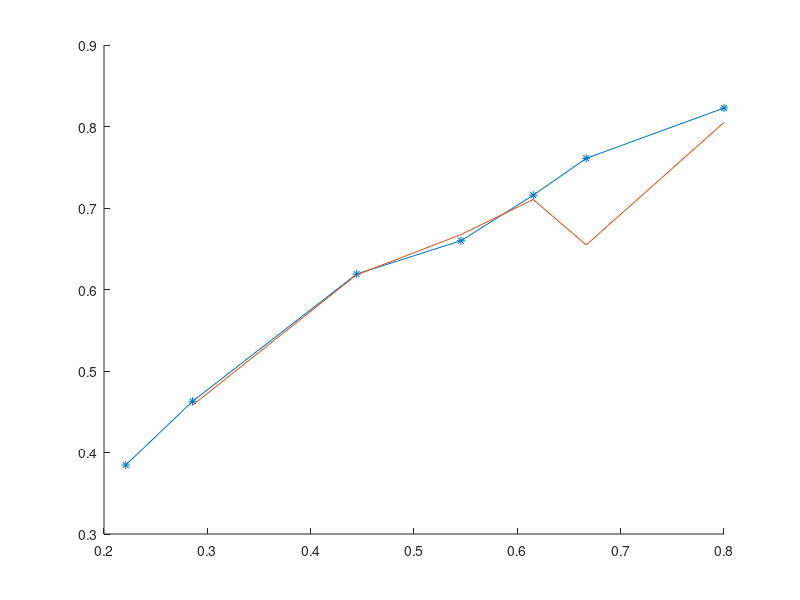

The MATLAB source for this figure:
AR=[2,1,0.8,0.6,0.4,0.2,0.141891892];
Dh=[ 0.224 0.24 0.307692308 0.381818182 0.448351648 0.571428571 0.654315789];
Dh2R=2./(2+1./AR)
k=[ 0.8227 0.7609 0.7157 0.6598 0.619 0.4628 0.3846];
% plot(Dh,k,'*-');
hold on;
plot(Dh2R,k,'*-');
plot([0.800000000000000,0.666666666666667,0.615384615384615,0.545454545454545,0.444444444444444,0.285714285714286],[0.805,0.6547,0.7104,0.6674,0.618,0.4581]);
% cftool(Dh2R,k)